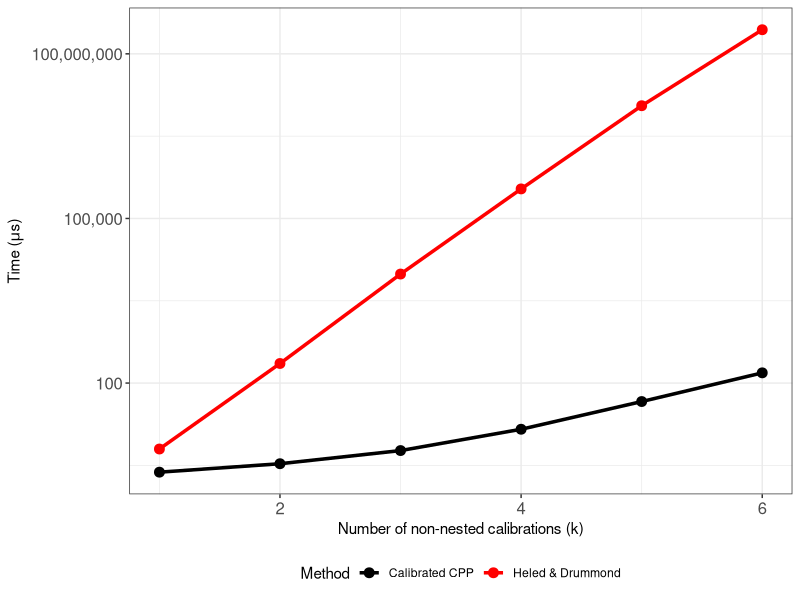

Write the R code that produced this figure. (Note: this script raises an error after producing the figure.)
library(ggplot2)
library(readr)
library(dplyr)
library(ggpubr) # Required for ggarrange

# Define consistent colors and names for both plots
# This ensures the legend merges correctly
custom_colors <- c("Calibrated CPP" = "black", "Heled & Drummond" = "red")

# ==========================================
# PART 1: Benchmark Plot (Time)
# ==========================================

# 1. Read and Clean Data
# (Assuming benchmark_results.csv exists in the WD)
setwd("~/code/CalibratedCPP/calibratedcpp-beast/validation/calibratedcpp/likelihood_benchmark/")
data <- read_csv("benchmark_results.csv")

clean_data <- data %>%
  select(Benchmark, `Param: nCalibrations`, Score, Unit) %>%
  rename(
    Method = Benchmark,
    Calibrations = `Param: nCalibrations`,
    Time = Score
  ) %>%
  mutate(
    # Standardize names to match the Color Palette keys exactly
    Method = ifelse(grepl("measureCPP", Method), "Calibrated CPP", "Heled & Drummond"),
    Calibrations = as.numeric(Calibrations)
  )

# 2. Create Plot 1
plot_time <- ggplot(clean_data, aes(x = Calibrations, y = Time, color = Method, group = Method)) +
  geom_line(linewidth = 1.2) +
  geom_point(size = 3) +
  
  # Log scale for Time
  scale_y_log10(labels = scales::comma) +
  
  # Force specific colors and legend title
  scale_color_manual(name = "Method", values = custom_colors) +
  
  labs(
    x = "Number of non-nested calibrations (k)",
    y = expression(paste("Time (", mu, "s)"))
  ) +
  theme_bw() +
  theme(
    legend.position = "bottom",
    axis.text = element_text(size = 12)
  )

# ==========================================
# PART 2: Likelihood Plot (Validation)
# ==========================================

setwd("~/code/CalibratedCPP/calibratedcpp-beast/validation/calibratedcpp/likelihood_comparison/")

# (Reusing your data loading logic)
heled_and_drummond_logs <- list()
cpp_logs <- list()
birthRates <- seq(1.1,5,0.1)

# Loop to read logs
for(i in 1:length(birthRates)){
  heled_and_drummond_logs[[i]] <- readLog(paste0("heled_and_drummond_likelihood_",birthRates[i],".log"),as.mcmc=F,burnin = 0.5)
  cpp_logs[[i]] <- readLog(paste0("cpp_likelihood_",birthRates[i],".log"),as.mcmc=F,burnin = 0.5)
}

# Extract values
heled_and_drummond_lik <- sapply(heled_and_drummond_logs, function(x) x$birthDeath[1])
cpp_lik <- sapply(cpp_logs, function(x) x$birthDeath[1])

# Create Plot 2
# Note: We use aes(color = "Name") to manually map the strings to the legend
plot_lik <- ggplot() + 
  geom_line(aes(x = birthRates, y = heled_and_drummond_lik, color = "Heled & Drummond"), linewidth = 1.1) + 
  geom_point(aes(x = birthRates, y = cpp_lik - lfactorial(100), color = "Calibrated CPP"), size = 2) + 
  
  # ESSENTIAL: Use the SAME name and values as Plot 1
  scale_color_manual(name = "Method", values = custom_colors) +
  
  ylab("Log-likelihoods") + 
  xlab("Birth-rate") + 
  theme_bw() +
  theme(legend.position = "bottom")

# ==========================================
# PART 3: Combine and Save
# ==========================================

# ggarrange will now detect that the legends are identical and merge them
combined_plot <- ggarrange(plot_time, plot_lik, 
                           ncol = 2, nrow = 1, 
                           common.legend = TRUE, 
                           legend = "bottom", labels = "AUTO")

print(combined_plot)

ggsave("combined_benchmark_validation.pdf", 
       combined_plot, device = "pdf", width = 9, height = 4)
